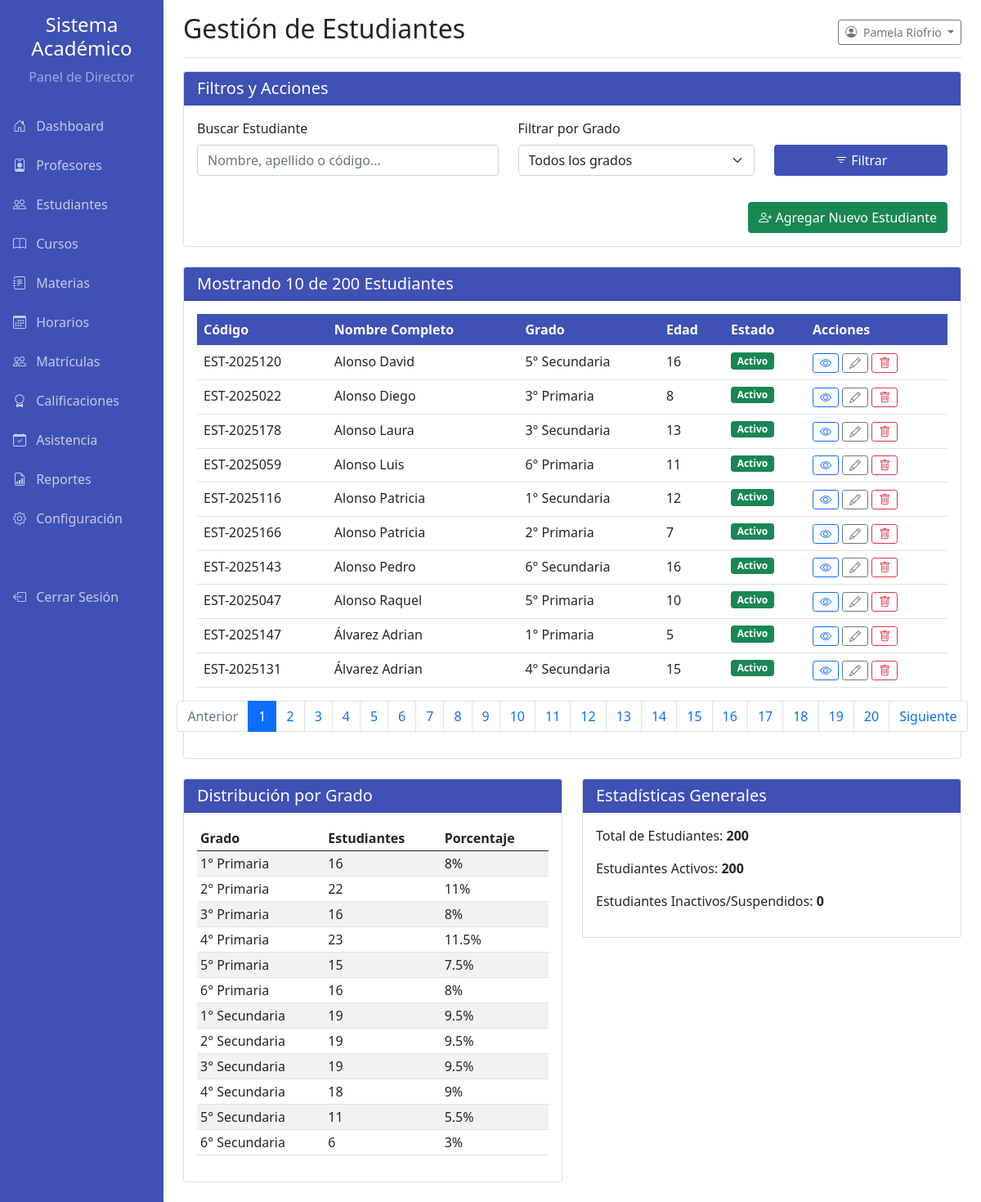
Screenshot of /pages/director_estudiantes.php (signed in) with the database file from the repository.
### tables this page shows
CREATE TABLE `usuarios` (
  `id` int(11) NOT NULL,
  `nombre` varchar(100) NOT NULL,
  `apellido` varchar(100) NOT NULL,
  `email` varchar(150) NOT NULL,
  `password` varchar(255) NOT NULL,
  `mfa_code` varchar(10) DEFAULT NULL,
  `mfa_expiry` datetime DEFAULT NULL,
  `email_verification_token` varchar(255) DEFAULT NULL,
  `email_verified_at` datetime DEFAULT NULL,
  `role_id` int(11) NOT NULL,
  `fecha_creacion` datetime NOT NULL DEFAULT current_timestamp()
);

CREATE TABLE `estudiantes` (
  `id` int(11) NOT NULL,
  `usuario_id` int(11) NOT NULL,
  `codigo_estudiante` varchar(50) NOT NULL,
  `fecha_nacimiento` date NOT NULL,
  `genero` enum('Masculino','Femenino','Otro') NOT NULL,
  `grado_id` int(11) NOT NULL,
  `seccion` char(1) NOT NULL,
  `carrera` varchar(100) DEFAULT NULL,
  `telefono` varchar(20) DEFAULT NULL,
  `direccion` varchar(255) NOT NULL,
  `tutor_nombre` varchar(100) NOT NULL,
  `tutor_telefono` varchar(20) NOT NULL,
  `fecha_inscripcion` date NOT NULL DEFAULT curdate(),
  `estado` enum('Activo','Inactivo','Suspendido') NOT NULL DEFAULT 'Activo',
  `foto_perfil` varchar(255) DEFAULT NULL,
  `observaciones` text DEFAULT NULL
);

CREATE TABLE `grados` (
  `id` int(11) NOT NULL,
  `nombre` varchar(50) NOT NULL,
  `nivel` enum('Primaria','Secundaria') NOT NULL
);

### pages/director_estudiantes.php (the view, shortened to what this page needs)
<?php
require_once '../config.php';
$stmt_director = $mysqli->prepare("SELECT nombre, apellido FROM usuarios WHERE id = ?");
$stmt_director->bind_param('i', $_SESSION['user_id']);
$stmt_director->execute();
$stmt_director->bind_result($nombre_director, $apellido_director);
$filtro_grado_id = isset($_GET['grado']) ? (int)$_GET['grado'] : 0;
$filtro_busqueda = isset($_GET['search']) ? trim($_GET['search']) : '';
$params = [];
$param_types = '';
$where_sql = '';
$registros_por_pagina = 10;
$pagina_actual = isset($_GET['page']) ? (int)$_GET['page'] : 1;
$offset = ($pagina_actual - 1) * $registros_por_pagina;
$sql_total = "SELECT COUNT(e.id) FROM estudiantes AS e JOIN usuarios AS u ON e.usuario_id = u.id" . $where_sql;
$stmt_total = $mysqli->prepare($sql_total);
$stmt_total->execute();
$total_estudiantes = $stmt_total->get_result()->fetch_row()[0];
$total_paginas = ceil($total_estudiantes / $registros_por_pagina);
$estudiantes = [];
$sql_estudiantes = "
    SELECT
        e.id, e.codigo_estudiante, e.fecha_nacimiento, e.estado AS estado_estudiante,
        u.nombre, u.apellido,
        g.nombre AS nombre_grado
    FROM estudiantes AS e
    JOIN usuarios AS u ON e.usuario_id = u.id
    JOIN grados AS g ON e.grado_id = g.id
    $where_sql
    ORDER BY u.apellido, u.nombre
    LIMIT ? OFFSET ?
";
$stmt_estudiantes = $mysqli->prepare($sql_estudiantes);
$params_paginacion = $params;
$params_paginacion[] = $registros_por_pagina;
$params_paginacion[] = $offset;
$param_types_paginacion = $param_types . 'ii';
if (!empty($params)) {
    $stmt_estudiantes->bind_param($param_types_paginacion, ...$params_paginacion);
} else {
     $stmt_estudiantes->bind_param('ii', $registros_por_pagina, $offset);
}
$stmt_estudiantes->execute();
$result_estudiantes = $stmt_estudiantes->get_result();
while ($row = $result_estudiantes->fetch_assoc()) {
    $estudiantes[] = $row;
}
$distribucion_grados = [];
$result_dist_grados = $mysqli->query("
    SELECT g.nombre, COUNT(e.id) as total
    FROM estudiantes e
    JOIN grados g ON e.grado_id = g.id
    GROUP BY g.id ORDER BY g.id
");
$total_general_estudiantes = $mysqli->query("SELECT COUNT(id) FROM estudiantes")->fetch_row()[0];
while ($row = $result_dist_grados->fetch_assoc()) {
    $distribucion_grados[] = [
        'nombre' => $row['nombre'],
        'total' => $row['total'],
        'porcentaje' => ($total_general_estudiantes > 0) ? round(($row['total'] / $total_general_estudiantes) * 100, 1) : 0
    ];
}
include __DIR__ . '/side_bar_director.php';
?>
<!DOCTYPE html>
<html lang="es">
<head>
    <link href="../css/bootstrap.min.css" rel="stylesheet">
    <link href="../css/academic.css" rel="stylesheet" type="text/css">
    <link rel="stylesheet" href="https://cdn.jsdelivr.net/npm/bootstrap-icons@1.8.1/font/bootstrap-icons.css">
</head>
<body>
    <div class="container-fluid">
        <div class="row">
            <div class="col-md-9 ms-sm-auto col-lg-10 px-md-4">
                <div class="d-flex justify-content-between flex-wrap flex-md-nowrap align-items-center pt-3 pb-2 mb-3 border-bottom">
                    <h1 class="h2">Gestión de Estudiantes</h1>
                    <div class="btn-toolbar mb-2 mb-md-0">
                        <div class="dropdown">
                            <button class="btn btn-sm btn-outline-secondary dropdown-toggle" type="button" id="dropdownMenuButton" data-bs-toggle="dropdown" aria-expanded="false">
                                <i class="bi bi-person-circle me-1"></i>
                                <?php echo htmlspecialchars($nombre_director . ' ' . $apellido_director, ENT_QUOTES, 'UTF-8'); ?>
                            </button>
                        </div>
                    </div>
                </div>
                <div class="card mb-4">
                    <div class="card-header card-header-academic"><h5 class="mb-0 text-white">Filtros y Acciones</h5></div>
                    <div class="card-body">
                        <form method="GET" action="">
                            <div class="row align-items-end">
                                <div class="col-md-5 mb-3">
                                    <label for="search" class="form-label">Buscar Estudiante</label>
                                    <input type="text" class="form-control" name="search" id="search" value="<?php echo htmlspecialchars($filtro_busqueda); ?>" placeholder="Nombre, apellido o código...">
                                </div>
                                <div class="col-md-4 mb-3">
                                    <label for="grado" class="form-label">Filtrar por Grado</label>
                                    <select class="form-select" name="grado" id="grado">
                                        <option value="0" <?php if ($filtro_grado_id == 0) echo 'selected'; ?>>Todos los grados</option>
                                    </select>
                                </div>
                                <div class="col-md-3 mb-3">
                                    <button type="submit" class="btn btn-academic w-100"><i class="bi bi-filter"></i> Filtrar</button>
                                </div>
                            </div>
                        </form>
                        <div class="text-end mt-2">
                             <button type="button" class="btn btn-success" data-bs-toggle="modal" data-bs-target="#addStudentModal">
                                <i class="bi bi-person-plus"></i> Agregar Nuevo Estudiante
                            </button>
                        </div>
                    </div>
                </div>
                <div class="card mb-4">
                    <div class="card-header card-header-academic">
                        <h5 class="mb-0 text-white">Mostrando <?php echo count($estudiantes); ?> de <?php echo $total_estudiantes; ?> Estudiantes</h5>
                    </div>
                    <div class="card-body">
                        <div class="table-responsive">
                            <table class="table table-hover">
                                <thead class="table-academic">
                                    <tr>
                                        <th>Código</th>
                                        <th>Nombre Completo</th>
                                        <th>Grado</th>
                                        <th>Edad</th>
                                        <th>Estado</th>
                                        <th>Acciones</th>
                                    </tr>
                                </thead>
                                <tbody>
                                    <?php if (empty($estudiantes)): ?>
                                        <tr>
                                            <td colspan="6" class="text-center">No se encontraron estudiantes con los filtros aplicados.</td>
                                        </tr>
                                    <?php else: ?>
                                        <?php foreach ($estudiantes as $estudiante): ?>
                                        <tr>
                                            <td><?php echo htmlspecialchars($estudiante['codigo_estudiante']); ?></td>
                                            <td><?php echo htmlspecialchars($estudiante['apellido'] . ' ' . $estudiante['nombre']); ?></td>
                                            <td><?php echo htmlspecialchars($estudiante['nombre_grado']); ?></td>
                                            <td>
                                                <?php
                                                $fecha_nac = new DateTime($estudiante['fecha_nacimiento']);
                                                $hoy = new DateTime();
                                                echo $hoy->diff($fecha_nac)->y;
                                                ?>
                                            </td>
                                            <td>
                                                <?php
                                                $estado = $estudiante['estado_estudiante'];
                                                $badge_class = ($estado == 'Activo') ? 'bg-success' : (($estado == 'Inactivo') ? 'bg-warning' : 'bg-danger');
                                                echo "<span class='badge {$badge_class}'>{$estado}</span>";
                                                ?>
                                            </td>
                                            <td>
                                                <button class="btn btn-sm btn-outline-primary" title="Ver Perfil"><i class="bi bi-eye"></i></button>
                                                <button class="btn btn-sm btn-outline-secondary" title="Editar"><i class="bi bi-pencil"></i></button>
                                                <button class="btn btn-sm btn-outline-danger" title="Eliminar"><i class="bi bi-trash"></i></button>
                                            </td>
                                        </tr>
                                        <?php endforeach; ?>
                                    <?php endif; ?>
                                </tbody>
                            </table>
                        </div>
                        <nav aria-label="Page navigation">
                            <ul class="pagination justify-content-center">
                                <?php
                                $query_params = [];
                                ?>
                                <li class="page-item <?php if ($pagina_actual <= 1) echo 'disabled'; ?>">
                                    <a class="page-link" href="?page=<?php echo $pagina_actual - 1; ?>&<?php echo http_build_query($query_params); ?>">Anterior</a>
                                </li>
                                <?php for ($i = 1; $i <= $total_paginas; $i++): ?>
                                <li class="page-item <?php if ($pagina_actual == $i) echo 'active'; ?>">
                                    <a class="page-link" href="?page=<?php echo $i; ?>&<?php echo http_build_query($query_params); ?>"><?php echo $i; ?></a>
                                </li>
                                <?php endfor; ?>
                                <li class="page-item <?php if ($pagina_actual >= $total_paginas) echo 'disabled'; ?>">
                                    <a class="page-link" href="?page=<?php echo $pagina_actual + 1; ?>&<?php echo http_build_query($query_params); ?>">Siguiente</a>
                                </li>
                            </ul>
                        </nav>
                    </div>
                </div>
                <div class="row mb-4">
                    <div class="col-md-6">
                        <div class="card">
                            <div class="card-header card-header-academic"><h5 class="mb-0 text-white">Distribución por Grado</h5></div>
                            <div class="card-body">
                                <div class="table-responsive">
                                    <table class="table table-sm table-striped">
                                        <thead>
                                            <tr><th>Grado</th><th>Estudiantes</th><th>Porcentaje</th></tr>
                                        </thead>
                                        <tbody>
                                            <?php foreach ($distribucion_grados as $dist): ?>
                                            <tr>
                                                <td><?php echo htmlspecialchars($dist['nombre']); ?></td>
                                                <td><?php echo $dist['total']; ?></td>
                                                <td><?php echo $dist['porcentaje']; ?>%</td>
                                            </tr>
                                            <?php endforeach; ?>
                                        </tbody>
                                    </table>
                                </div>
                            </div>
                        </div>
                    </div>
                    <div class="col-md-6">
                        <div class="card">
                            <div class="card-header card-header-academic"><h5 class="mb-0 text-white">Estadísticas Generales</h5></div>
                            <div class="card-body">
                                <p>Total de Estudiantes: <strong><?php echo $total_general_estudiantes; ?></strong></p>
                                <p>Estudiantes Activos: <strong><?php echo $mysqli->query("SELECT COUNT(id) FROM estudiantes WHERE estado = 'Activo'")->fetch_row()[0]; ?></strong></p>
                                <p>Estudiantes Inactivos/Suspendidos: <strong><?php echo $mysqli->query("SELECT COUNT(id) FROM estudiantes WHERE estado != 'Activo'")->fetch_row()[0]; ?></strong></p>
                            </div>
                        </div>
                    </div>
                </div>
            </div>
        </div>
    </div>
</body>
</html>

### css/academic.css (style rules this page uses)
:root { --academic-primary: #3f51b5; --academic-secondary: #ff4081; --academic-success: #4caf50; --academic-info: #2196f3; --academic-warning: #ff9800; --academic-danger: #f44336; --academic-light: #f5f5f5; --academic-dark: #212121; }
.card-header-academic { background-color: var(--academic-primary); color: white; }
.btn-academic { background-color: var(--academic-primary); color: white; }
.table-academic { background-color: var(--academic-primary); color: white; }

### rows the page displays
usuarios: nombre+apellido "Pamela Riofrio"
estudiantes: codigo_estudiante "EST-2025120", usuario.nombre "Alonso David", grado.nombre "5° Secundaria", fecha_nacimiento "16", estado "Activo"
estudiantes: codigo_estudiante "EST-2025022", usuario.nombre "Alonso Diego", grado.nombre "3° Primaria", fecha_nacimiento "8", estado "Activo"
estudiantes: codigo_estudiante "EST-2025178", usuario.nombre "Alonso Laura", grado.nombre "3° Secundaria", fecha_nacimiento "13", estado "Activo"
estudiantes: codigo_estudiante "EST-2025059", usuario.nombre "Alonso Luis", grado.nombre "6° Primaria", fecha_nacimiento "11", estado "Activo"
estudiantes: codigo_estudiante "EST-2025116", usuario.nombre "Alonso Patricia", grado.nombre "1° Secundaria", fecha_nacimiento "12", estado "Activo"
estudiantes: codigo_estudiante "EST-2025166", usuario.nombre "Alonso Patricia", grado.nombre "2° Primaria", fecha_nacimiento "7", estado "Activo"
estudiantes: codigo_estudiante "EST-2025143", usuario.nombre "Alonso Pedro", grado.nombre "6° Secundaria", fecha_nacimiento "16", estado "Activo"
estudiantes: codigo_estudiante "EST-2025047", usuario.nombre "Alonso Raquel", grado.nombre "5° Primaria", fecha_nacimiento "10", estado "Activo"
estudiantes: codigo_estudiante "EST-2025147", usuario.nombre "Álvarez Adrian", grado.nombre "1° Primaria", fecha_nacimiento "5", estado "Activo"
estudiantes: codigo_estudiante "EST-2025131", usuario.nombre "Álvarez Adrian", grado.nombre "4° Secundaria", fecha_nacimiento "15", estado "Activo"

### other values shown
count($estudiantes) "10"
$total_estudiantes "200"
$dist['nombre'] "1° Primaria"
$dist['total'] "16"
$dist['porcentaje'] "8"
$dist['nombre'] "2° Primaria"
$dist['total'] "22"
$dist['porcentaje'] "11"
$dist['nombre'] "3° Primaria"
$dist['nombre'] "4° Primaria"
$dist['total'] "23"
$dist['porcentaje'] "11.5"
$dist['nombre'] "5° Primaria"
$dist['total'] "15"
$dist['porcentaje'] "7.5"
